Frame 1 (no input): blank canvas, image omitted
Frame 60 (the mouse pressed at the canvas centre just before this capture): blank canvas, image omitted
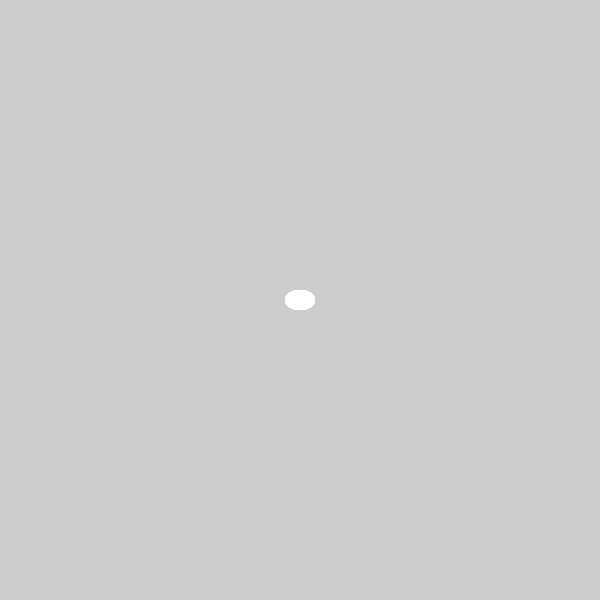
Frame 120 (the mouse held since frame 60 and released just before this capture)

The Processing sketch whose frames 1 and 60 were blank and that drew this single picture after the mouse press (run headless with seeded random() and noise(); from frame 60 on, the mouse is pressed at the canvas centre):

// Processing sketch: paint
// ── paint.pde
color c;

void setup() {
  size(600, 600);
  frameRate(200);
}

void draw(){
  
  c=get(mouseX, mouseY);
  
  if(mousePressed == true) {
    noCursor();
    noStroke();
    ellipse(mouseX, mouseY, 30,20);
     } else{
       cursor();
     }
       
}
